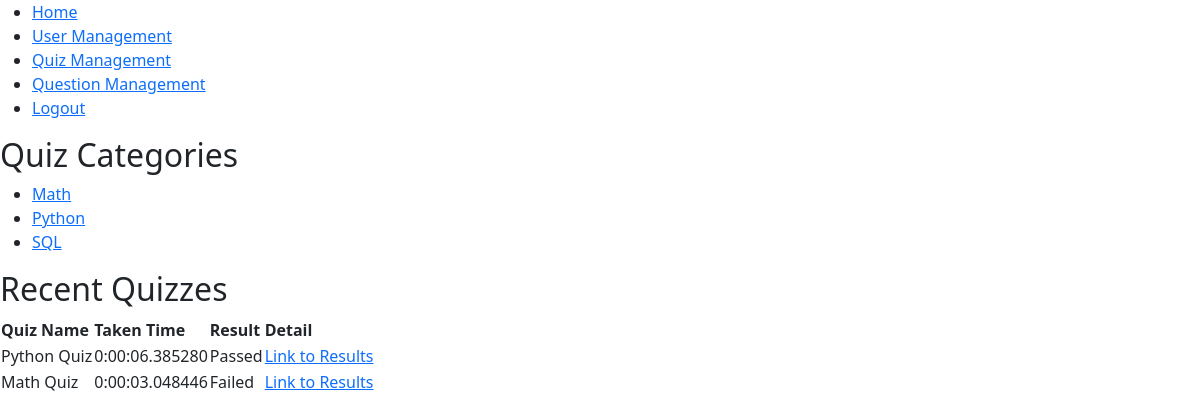
Page /home/ (signed in) on the committed database.
### apps/web/models.py (models this page shows, shortened)
class Category(models.Model):
    name = models.CharField(max_length=50)
    is_active = models.BooleanField(default=True)

class Quiz(models.Model):
    user = models.ForeignKey(settings.AUTH_USER_MODEL, on_delete=models.CASCADE, related_name="quizzes_user")
    category = models.ForeignKey(Category, on_delete=models.CASCADE, related_name="quizzes_cat")
    name = models.CharField(max_length=255)
    time_start = models.DateTimeField(default=timezone.now)
    time_end = models.DateTimeField(null=True, blank=True)
    STATUS_CHOICES = (
        ('ongoing', 'Ongoing'),
        ('completed', 'Completed'),
    )
    status = models.CharField(max_length=10, choices=STATUS_CHOICES, default='ongoing')
    def calculate_duration(self):
        if self.time_end:
            return self.time_end - self.time_start
        else:
            return timezone.now() - self.time_start
    def get_score(self):
        correct_answers_count = self.quiz_questions_quiz.filter(user_choice__is_correct=True).count()
        return correct_answers_count
    def get_result(self):
        score = self.get_score()
        return 'Passed' if score >= 3 else 'Failed'

### apps/web/views.py (the view)
# urls.py: 2. Add a URL to urlpatterns:  path('', views.home, name='home')
class home(LoginRequiredMixin, ListView):
    model = Quiz
    template_name = 'home.html'
    context_object_name = 'quizzes'
    def get_context_data(self, **kwargs):
        context = super().get_context_data(**kwargs)
        context['categories'] = Category.objects.all()  # Add all categories to the context
        if self.request.user.is_authenticated:
            context['user_quizzes'] = Quiz.objects.filter(user=self.request.user).order_by('-time_start')
        return context
    def get_queryset(self):
        return Quiz.objects.all().order_by('-time_start')

### apps/web/templates/home.html
{% extends 'base.html' %}
{% load crispy_forms_tags %}
{% block content %}
    <h2>Quiz Categories</h2>
    <ul>
        {% for category in categories %}
            <li><a href="{% url 'quiz' category_name=category.name %}">{{ category.name }}</a></li>
        {% endfor %}
    </ul>
    {% if user_quizzes %}
        <h2>Recent Quizzes</h2>
        <table>
            <tr>
                <th>Quiz Name</th>
                <th>Taken Time</th>
                <th>Result</th>
                <th>Detail</th>
            </tr>
            {% for quiz in user_quizzes %}
            <tr>
                <td>{{ quiz.name }}</td>
                <td>{{ quiz.calculate_duration}}</td>
                <td>{{ quiz.get_result }}</td>
                <td><a href="{% url 'quiz_result' pk=quiz.id %}">Link to Results</a></td>
            </tr>
            {% endfor %}
        </table>
    {% endif %}
{% endblock %}

### rows in the picture
Category: name "Math"
Category: name "Python"
Category: name "SQL"
Quiz: name "Python Quiz", calculate_duration "0:00:06.385280", get_result "Passed"
Quiz: name "Math Quiz", calculate_duration "0:00:03.048446", get_result "Failed"
